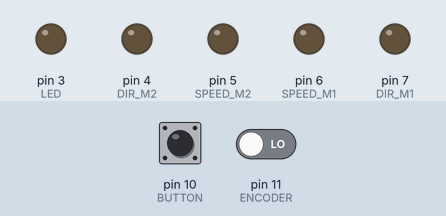
Simulated run of this sketch. Board: Arduino Uno, built with avr-gcc and run on an emulated ATmega328P. Parts: output pins drawn as LEDs (lit = HIGH). Dashed ring = blinking. The test bench sets the inputs (shaded band); at power-on: pin 10 (BUTTON) LOW, pin 11 (ENCODER) LOW. What the sketch prints to the serial monitor is not drawn.

Above: at 0.9 s.
1.0 s: pin 10 (BUTTON) pulled HIGH for 0.15 s
At 2.2 s:
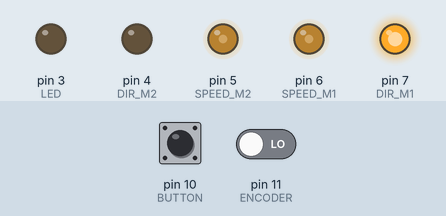
2.6 s: pin 11 (ENCODER) driven HIGH
At 2.9 s:
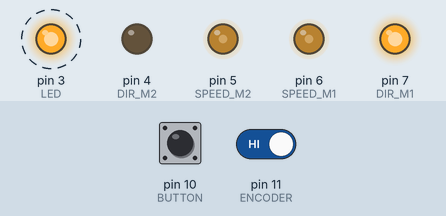
5.6 s: pin 11 (ENCODER) driven LOW
Timing chart, 0 to 8.6 s (numbered marks = the images above; inputs shaded):
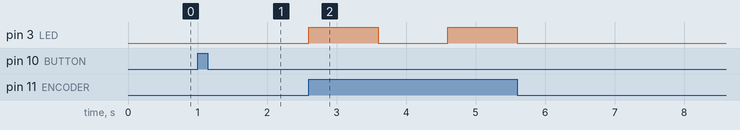

The sketch:

Lab1_Module2.ino
```cpp
#define SPEED_M1 6
#define DIR_M1 7
#define SPEED_M2 5
#define DIR_M2 4
#define LED 3
#define ENCODER 11
#define BUTTON 10

int trans = 0;

int buttonIsPushed(int pin) {
  return !digitalRead(pin);
}

void setup()
{
  pinMode(BUTTON, INPUT);
  pinMode(SPEED_M1, OUTPUT);
  pinMode(DIR_M1, OUTPUT);
  pinMode(SPEED_M2, OUTPUT);
  pinMode(DIR_M2, OUTPUT);
  pinMode(LED, OUTPUT);
  pinMode(ENCODER, INPUT);

  Serial.begin(9600);

  while (!buttonIsPushed(BUTTON))
  {
    Serial.println("waiting on button");
  }
  delay(100);

  while (buttonIsPushed(BUTTON)) {
    Serial.println("waiting for release");
  }

  digitalWrite(DIR_M1, HIGH);
  analogWrite(SPEED_M1, 100);
  digitalWrite(DIR_M2, LOW);
  analogWrite(SPEED_M2, 100);
}

void loop() {
  if (digitalRead(ENCODER)) {
    digitalWrite(LED, HIGH);
    delay(1000);
    digitalWrite(LED, LOW);
    delay(1000);
    digitalWrite(LED, HIGH);
    delay(1000);
    digitalWrite(LED, LOW);
    trans += 1;
  } else {
    digitalWrite(LED, LOW);
  }
}
```

Measured:
- after the input at 1.0 s, pin 5 (SPEED_M2), pin 6 (SPEED_M1): 0/255 → 100/255 at once; pin 7 (DIR_M1): LOW → HIGH at once
- after the input at 2.6 s, pin 3 (LED): LOW → HIGH at once, → LOW 1.0 s later, → HIGH 1.0 s later
